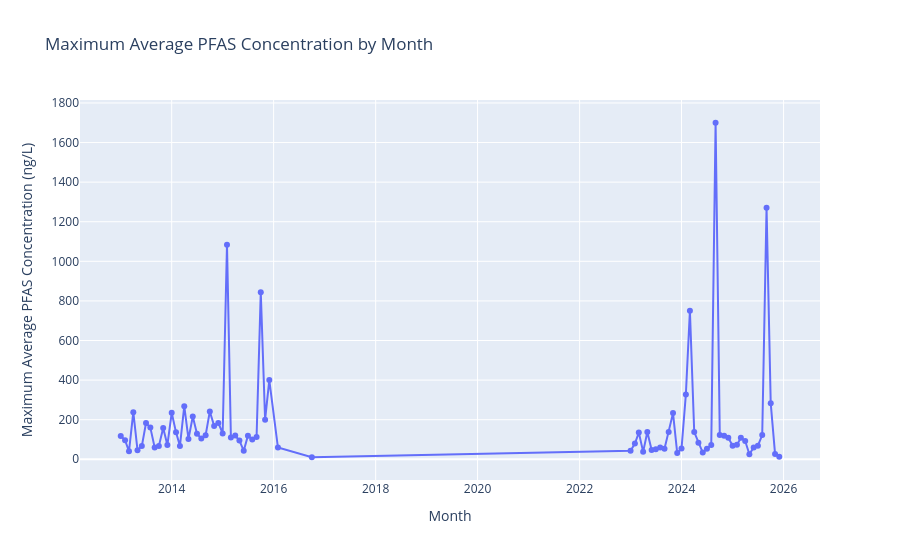

Source (notebook cell):
### Code cell
#
contain_pfas_grouped_max = (
    contain_pfas
    .groupby("month")["mean_result_ngL"]
    .max()
    .reset_index()
)

fig = px.line(
    contain_pfas_grouped_max,
    x="month",
    y="mean_result_ngL",
    markers=True,
    title="Maximum Average PFAS Concentration by Month"
)

fig.update_layout(
    xaxis_title="Month",
    yaxis_title="Maximum Average PFAS Concentration (ng/L)"
)

fig.show()
